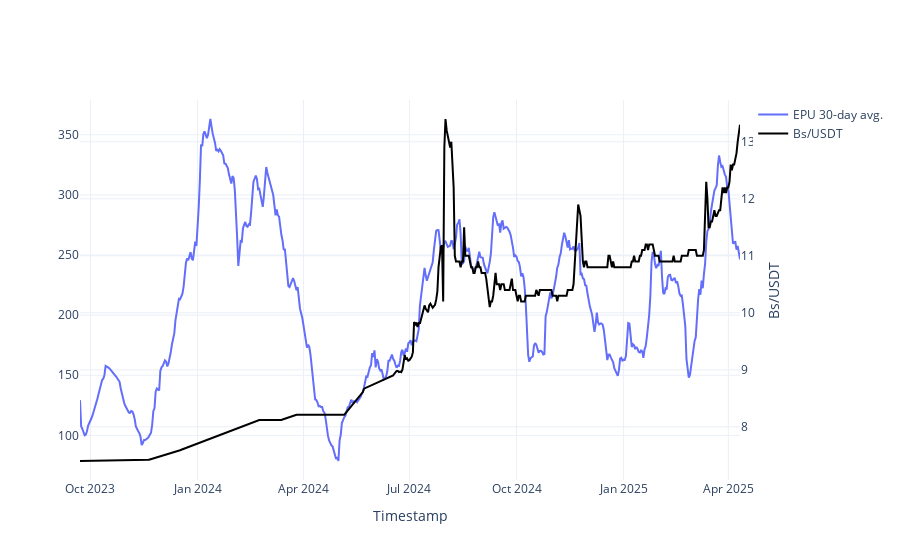

The cell this chart's notebook holds for it:
### Code cell
fig = go.Figure()
fig.add_trace(go.Scatter(x=aux_day.index, y=aux_day['30mean_epu'], mode='lines', name='EPU 30-day avg.'))
#fig.add_trace(go.Scatter(x=aux_day.index, y=aux_day['30max_epu'], mode='lines', name='EPU 30-day max.'))
fig.add_trace(go.Scatter(x=aux_day.index, y=aux_day['compra'], mode='lines', name='Bs/USDT', line=dict(color='black'), yaxis='y2'))
fig.update_layout(
    yaxis2=dict(
        title="Bs/USDT",
        overlaying='y',
        side='right'),
    #title='BOB/USDT',
    xaxis_title='Timestamp',
    yaxis_title='',
    #legend_title='Type',
    template='plotly_white'
)

fig.show()

### Figure 1 — Plotly figure (JSON) as saved in the notebook; plotly's stock layout.template omitted (floating-point values rounded to 4 significant figures; data arrays with more than 128 entries replaced by an {"elided": "..."} marker saying what was removed)
{"data": [{"mode": "lines", "name": "EPU 30-day avg.", "type": "scatter", "x": {"elided": "554 str values"}, "y": {"elided": "554 float values"}}, {"line": {"color": "black"}, "mode": "lines", "name": "Bs/USDT", "type": "scatter", "x": {"elided": "554 str values"}, "y": {"elided": "554 float values"}, "yaxis": "y2"}], "layout": {"xaxis": {"title": {"text": "Timestamp"}}, "yaxis": {"title": {"text": ""}}, "yaxis2": {"overlaying": "y", "side": "right", "title": {"text": "Bs/USDT"}}}}
